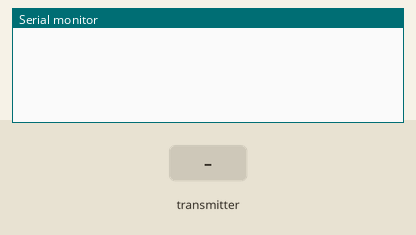
Simulated run of this sketch. Board: ESP32. Shown: the last lines printed to the serial monitor. The inputs (shaded band) are chosen by the test bench.

Above: at 1.2 s.
1.3 s: the transmitter starts sending temperature = 0
At 1.66 s:
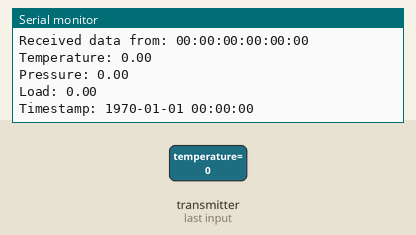
2.8 s: the transmitter starts sending pressure = 1
4.3 s: the transmitter starts sending load = 25
5.8 s: the transmitter starts sending timestamp = 1024
At 6.16 s:
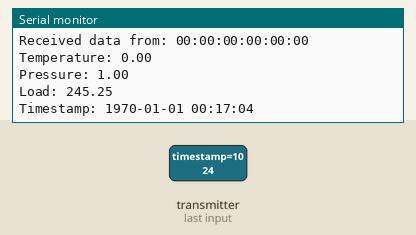
7.3 s: the transmitter starts sending temperature = 25
8.8 s: the transmitter starts sending load = 50
Timing chart, 0 to 11.3 s (numbered marks = the images above; inputs shaded):
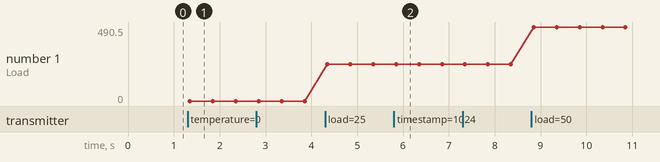

The sketch:

slave_board.ino
```cpp
#include <esp_now.h>
#include <WiFi.h>
#include <time.h>

typedef struct struct_message {
  float temperature;
  float pressure;
  float load;
  unsigned long timestamp;
} struct_message;

// Create a message object to hold the incoming data
struct_message incomingData;

// Callback when data is received
void onDataRecv(const uint8_t *mac_addr, const uint8_t *incomingDataBytes, int len) {
  // Copy the received data into the incomingData object
  memcpy(&incomingData, incomingDataBytes, sizeof(incomingData));

  // Convert timestamp to human-readable format
  time_t t = incomingData.timestamp;
  struct tm *tm_info = localtime(&t);
  char timeString[25];
  strftime(timeString, sizeof(timeString), "%Y-%m-%d %H:%M:%S", tm_info);

  // Convert load from kg to newtons
  float loadInNewtons = incomingData.load * 9.81;

  // Log the data
  Serial.print("Received data from: ");
  Serial.printf("%02X:%02X:%02X:%02X:%02X:%02X\n", mac_addr[0], mac_addr[1], mac_addr[2], mac_addr[3], mac_addr[4], mac_addr[5]);
  Serial.print("Temperature: ");
  Serial.println(incomingData.temperature);
  Serial.print("Pressure: ");
  Serial.println(incomingData.pressure);
  Serial.print("Load: ");
  Serial.println(loadInNewtons); // Print load in newtons
  Serial.print("Timestamp: ");
  Serial.println(timeString);
  Serial.println();

}

void setup() {
  Serial.begin(115200);
  // Sets the ESP32 as a Wi-Fi Station
  WiFi.mode(WIFI_STA);

  // Init ESP-NOW
  if (esp_now_init() != ESP_OK) {
    Serial.println("Error initializing ESP-NOW");
    return;
  }

  // Register receive callback
  esp_now_register_recv_cb(onDataRecv);
}

void loop() {
  // Nothing to do in the loop, data is received via callback
}
```

Measured:
- after the input at 1.3 s, the serial monitor: prints a new line after 0.05 s (image 1)
- after the input at 5.8 s, the serial monitor: prints a new line after 0.05 s (image 2)
- plotted number 1: 0 → 245.25 after the input at 4.3 s, 245.25 → 490.5 after the input at 8.8 s
